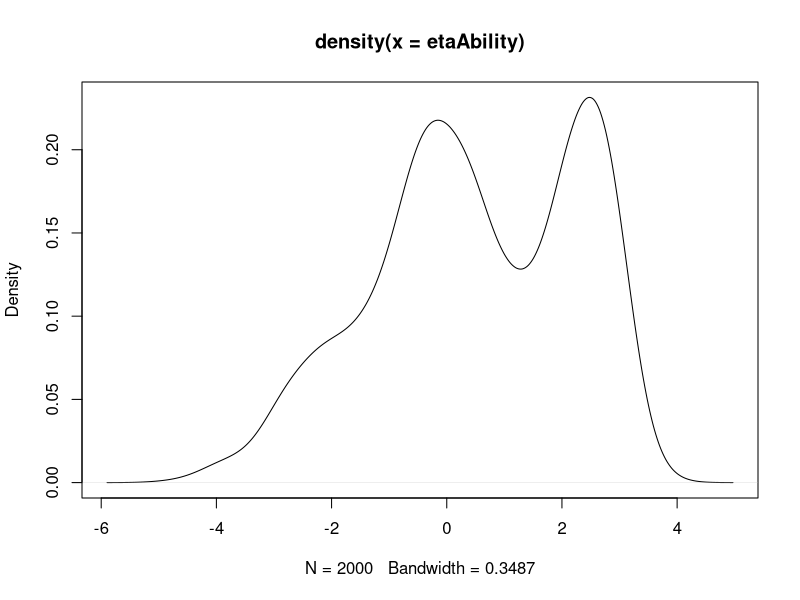

The R source for this figure:
##----------------------------##
## Multimodal
##----------------------------##
library(sn)

dMultiModal <- function(x, weights = c(1,1,1), means = c(-2, 0, 3)){
	prop <- weights/sum(weights)

	prop[1]*dnorm(x, mean = means[1], sd = sqrt(1)) + 
	prop[2]*dnorm(x, mean = means[2], sd = sqrt(0.5)) + 
	prop[3]*dsn(x, xi = means[3], omega = 1, alpha = -3)
}

## curve(dMultiModal(x, weights = c(4,4,2)), from = -5, to = 5)

rMultiModal <- function(n, weights = c(4,4,2), means = c(-2, 0, 3)){
	prop <- weights/sum(weights)

	out <- c(rnorm(n*prop[1], mean = means[1], sd = sqrt(1)),
	rnorm(n*prop[2], mean = means[2], sd = sqrt(0.5)),
	rsn(n*prop[3], xi = means[3], omega = 1, alpha = -3))

	out
}
## hist(rMultiModal(n = 10000), breaks = 100)

## ---- simulation
# Set the random-number generator seed,
# to make the results reproducible
set.seed(10)

# set the number of items I and persons P
nItems    <- 15
nPersons  <- 2000

# set the item and population parameters
lambda0     <- c(1 + runif(nItems,-0.5,0.5))
beta0       <- seq(-3,3,length=nItems)


lambda0 <- exp(log(lambda0) - mean(log(lambda0)))

## parameters of the 3 components mixture

# possible change
weights = c(2,4,4)
means = c(-2, 0, 3)

# generate thetas from a mixture and the I x P matrix of response probabilities
etaAbility  <- rMultiModal(n = nPersons, weights = weights, means = means)
plot(density(etaAbility))

term1       <- outer(etaAbility, lambda0)
term2       <- matrix(rep(lambda0*beta0, nPersons), nrow=nPersons,byrow=TRUE)
prob        <- plogis(term1-term2)  ### 1/(1 + exp(term.2 - term.1))
# generate the 0/1 responses Y as a matrix of Bernoulli draws

Y        <- ifelse(runif(nItems*nPersons) < prob, 1, 0)
save(nItems, nPersons, lambda0, beta0, etaAbility, Y , prob, file = "simulation_multimodal2_allValues.RData")
saveRDS(Y , file = "simulation_multimodal2.rds")


## ---- simulation Expanded
## Simulated data with multimodal2 latent abilities
set.seed(243)

# set the number of items I and persons P
nItems    <- c(10, 30)
nPersons  <- c(1000, 5000)

for(i in 1:2){
	for(j in 1:2) {
	
	nItemSim = nItems[i]
	nPersonSim = nPersons[j]

	# set the item and population parameters
	lambda0     <- c(1 + runif(nItemSim,-0.5,0.5))
	beta0     <- seq(-3,3,length=nItemSim)


	lambda0 <- exp(log(lambda0) - mean(log(lambda0)))

	etaMean    <- 0
	etaSigma2 <- (1.25)^2

	# generate thetas and the I x P matrix of response probabilities
	etaAbility  <- rMultiModal(n = nPersonSim, weights = weights, means = means)

	term1     <- outer(etaAbility, lambda0)
	term2     <- matrix(rep(lambda0*beta0, nPersonSim), nrow=nPersonSim,byrow=TRUE)
	prob      <- plogis(term1-term2)  ### 1/(1 + exp(term.2 - term.1))
	# generate the 0/1 responses Y as a matrix of Bernoulli draws

	Y        <- ifelse(runif(nItemSim*nPersonSim) < prob, 1, 0)
	
	filename <- paste0("simulation_multimodal2_I_", nItemSim, "_N_", nPersonSim)
	save(nItemSim, nPersonSim, lambda0, beta0, etaAbility, Y , prob, file = paste0(filename, "_allData.RData"))
	saveRDS(Y , file = paste0(filename, ".rds"))


	}
}


## ---- end-of-simulation1-expanded
